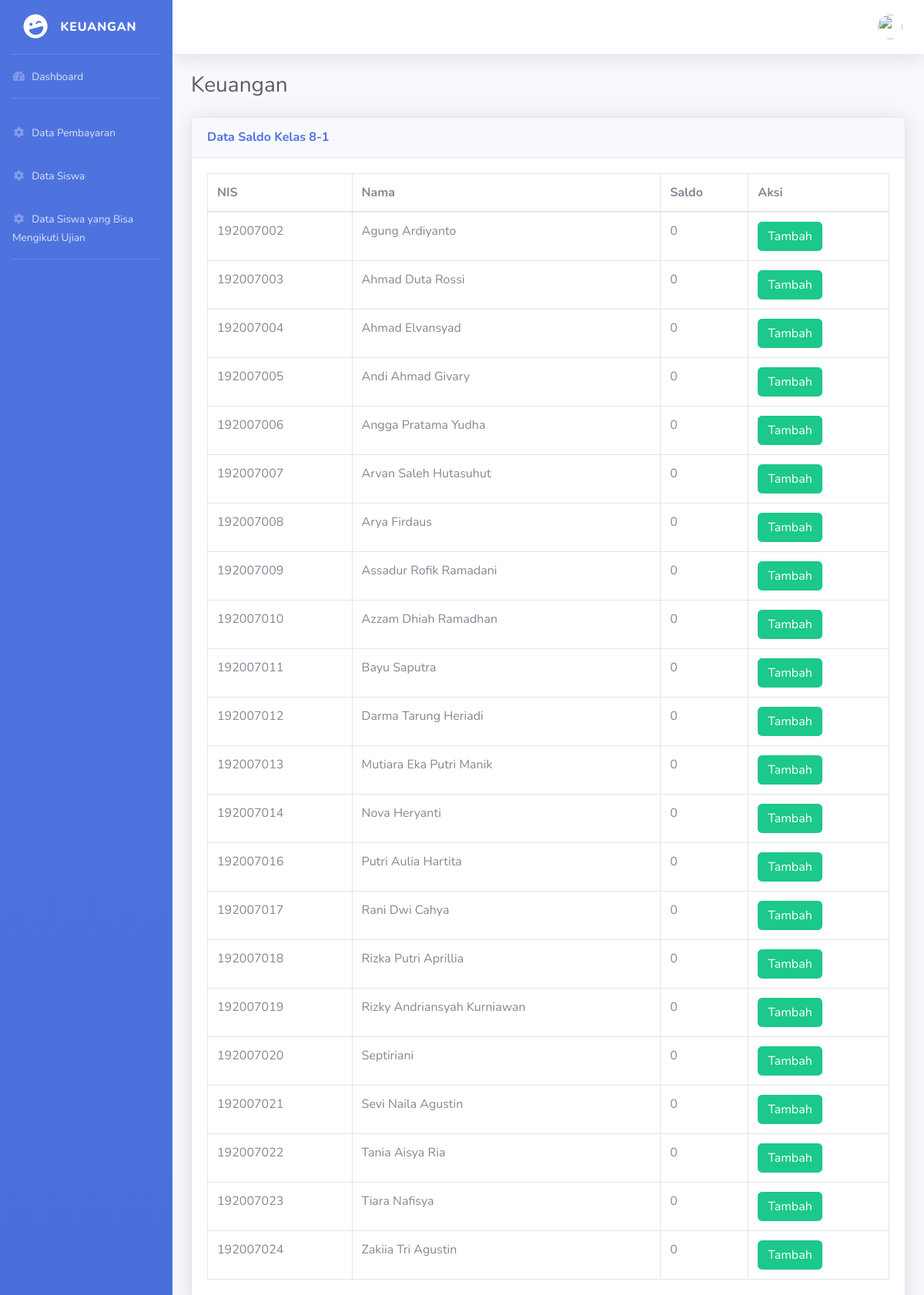
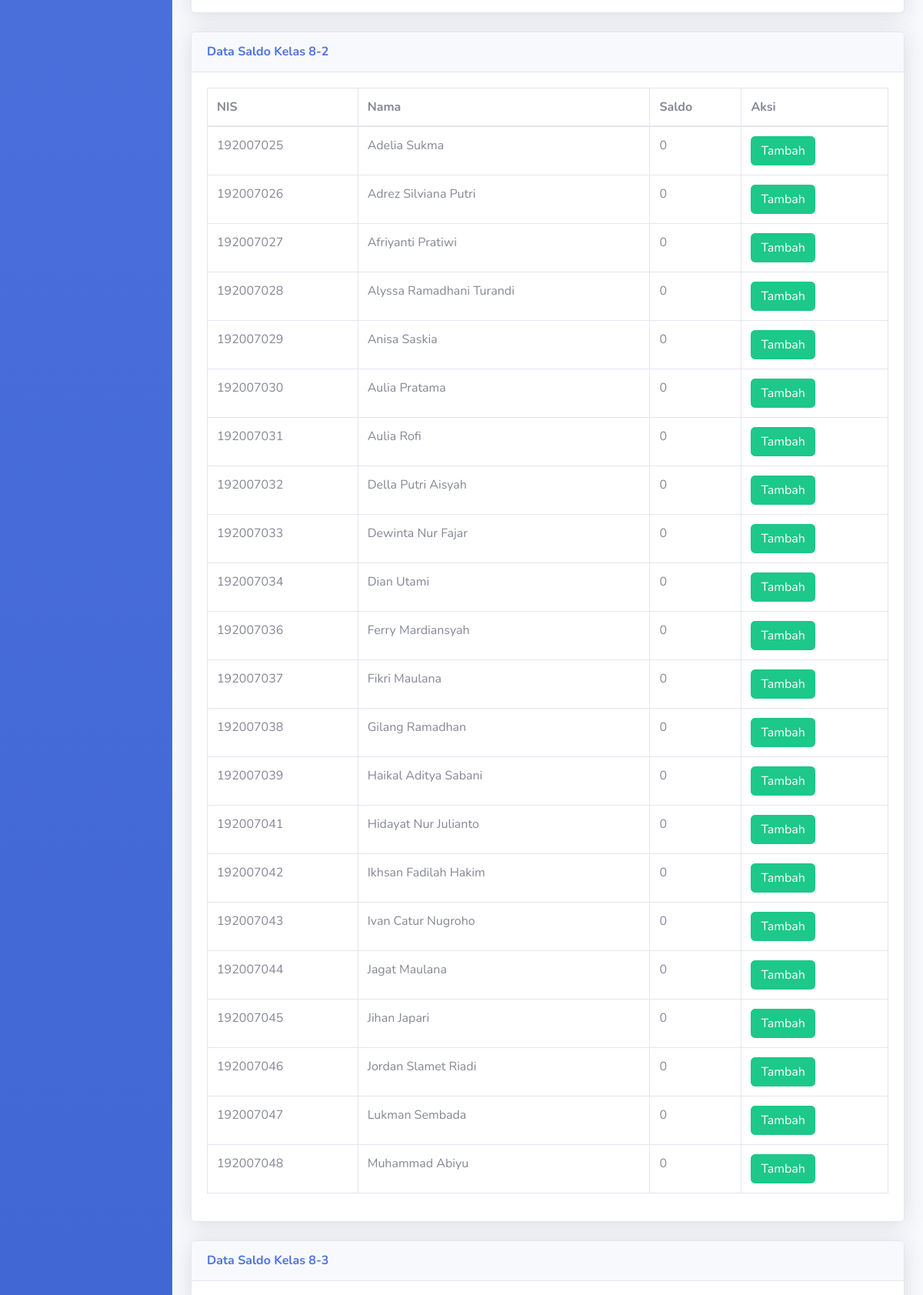
Page /keuangan/data_siswa.php (signed in, upper part) on the committed database (2 pictures, top to bottom).
### tables this page shows
CREATE TABLE `siswa` (
  `nis` varchar(9) NOT NULL,
  `id_kelas` int(11) NOT NULL,
  `nama` varchar(30) NOT NULL,
  `tgl_lahir` date NOT NULL,
  `Agama` varchar(10) NOT NULL,
  `saldo` int(11) NOT NULL
);

### keuangan/data_siswa.php (the view, shortened to what this page needs)
<?php
  include 'header.php';
  $nama_kelas = [];
?>
<!DOCTYPE html>
<html lang="en">
<head>
  <link href="../vendor/fontawesome-free/css/all.min.css" rel="stylesheet" type="text/css">
  <link href="../css/sb-admin-2.min.css" rel="stylesheet">
</head>
<body id="page-top">
  <div id="wrapper">
    <div id="content-wrapper" class="d-flex flex-column">
      <div id="content">
        <div class="container-fluid">
          <h1 class="h3 mb-4 text-gray-800">Keuangan</h1>
          <?php
            $sql = "SELECT * FROM kelas
                    ORDER BY nama_kelas ASC";
            $res = mysqli_query($link,$sql);
            $ketemu = mysqli_num_rows($res);
            if($ketemu){
              $jml_kelas = 0;
              foreach($res as $data){
                array_push($nama_kelas, $data["nama_kelas"]);
              }
              while($jml_kelas < $ketemu){
                $sql="SELECT nis,nama,saldo,siswa.id_kelas
                    FROM siswa
                    INNER JOIN kelas
                      ON siswa.id_kelas = kelas.id_kelas
                    WHERE kelas.nama_kelas = '$nama_kelas[$jml_kelas]'
                    ORDER BY nama ASC";
                $res=mysqli_query($link,$sql);
                $found=mysqli_num_rows($res);
          ?>
          <div class="card shadow mb-4">
            <div class="card-header py-3">
              <h6 class="m-0 font-weight-bold text-primary">Data Saldo Kelas <?php echo $nama_kelas[$jml_kelas]; ?></h6>
            </div>
            <div class="card-body">
              <div class="table-responsive">
                <table class="table table-bordered" id="dataTable<?php echo $nama_kelas[$jml_kelas]; ?>" width="100%" cellspacing="0">
                  <thead>
                    <tr>
                      <th>NIS</th>
                      <th>Nama</th>
                      <th>Saldo</th>
                      <th>Aksi</th>
                    </tr>
                  </thead>
                  <tbody>
                    <?php
                      if($found){
                        foreach($res as $data){
                          ?>
                            <tr>
                              <td><?php echo "$data[nis]"; ?></td>
                              <td><?php echo "$data[nama]"; ?></td>
                              <td><?php echo "$data[saldo]"; ?></td>
                              <td><?php echo "<a class='btn btn-success' href='tambah_saldo.php?id=$data[nis]'>Tambah</a> "; ?></td>
                          <?php
                        }
                      }else{?>
                        <tr><td colspan="4"><center>Tidak ada data.</td><center></tr><?php
                      }
                    ?>
                  </tbody>
                </table>
              </div>
            </div>
          </div>
          <?php
                $jml_kelas++;
              }
            }
          ?>
        </div>
      </div>
    </div>
  </div>
</body>
</html>

### rows in the picture
siswa: nis "192007002", nama "Agung Ardiyanto", saldo "0"
siswa: nis "192007003", nama "Ahmad Duta Rossi", saldo "0"
siswa: nis "192007004", nama "Ahmad Elvansyad", saldo "0"
siswa: nis "192007005", nama "Andi Ahmad Givary", saldo "0"
siswa: nis "192007006", nama "Angga Pratama Yudha", saldo "0"
siswa: nis "192007007", nama "Arvan Saleh Hutasuhut", saldo "0"
siswa: nis "192007008", nama "Arya Firdaus", saldo "0"
siswa: nis "192007009", nama "Assadur Rofik Ramadani", saldo "0"
siswa: nis "192007010", nama "Azzam Dhiah Ramadhan", saldo "0"
siswa: nis "192007011", nama "Bayu Saputra", saldo "0"
siswa: nis "192007012", nama "Darma Tarung Heriadi", saldo "0"
siswa: nis "192007013", nama "Mutiara Eka Putri Manik", saldo "0"
siswa: nis "192007014", nama "Nova Heryanti", saldo "0"
siswa: nis "192007016", nama "Putri Aulia Hartita", saldo "0"
siswa: nis "192007017", nama "Rani Dwi Cahya", saldo "0"
siswa: nis "192007018", nama "Rizka Putri Aprillia", saldo "0"
siswa: nis "192007019", nama "Rizky Andriansyah Kurniawan", saldo "0"
siswa: nis "192007020", nama "Septiriani", saldo "0"
siswa: nis "192007021", nama "Sevi Naila Agustin", saldo "0"
siswa: nis "192007022", nama "Tania Aisya Ria", saldo "0"
siswa: nis "192007023", nama "Tiara Nafisya", saldo "0"
siswa: nis "192007024", nama "Zakiia Tri Agustin", saldo "0"
siswa: nis "192007025", nama "Adelia Sukma", saldo "0"
siswa: nis "192007026", nama "Adrez Silviana Putri", saldo "0"
siswa: nis "192007027", nama "Afriyanti Pratiwi", saldo "0"
siswa: nis "192007028", nama "Alyssa Ramadhani Turandi", saldo "0"
siswa: nis "192007029", nama "Anisa Saskia", saldo "0"
siswa: nis "192007030", nama "Aulia Pratama", saldo "0"
siswa: nis "192007031", nama "Aulia Rofi", saldo "0"
siswa: nis "192007032", nama "Della Putri Aisyah", saldo "0"
siswa: nis "192007033", nama "Dewinta Nur Fajar", saldo "0"
siswa: nis "192007034", nama "Dian Utami", saldo "0"
siswa: nis "192007036", nama "Ferry Mardiansyah", saldo "0"
siswa: nis "192007037", nama "Fikri Maulana", saldo "0"
siswa: nis "192007038", nama "Gilang Ramadhan", saldo "0"
siswa: nis "192007039", nama "Haikal Aditya Sabani", saldo "0"
siswa: nis "192007041", nama "Hidayat Nur Julianto", saldo "0"
siswa: nis "192007042", nama "Ikhsan Fadilah Hakim", saldo "0"
siswa: nis "192007043", nama "Ivan Catur Nugroho", saldo "0"
siswa: nis "192007044", nama "Jagat Maulana", saldo "0"
siswa: nis "192007045", nama "Jihan Japari", saldo "0"
siswa: nis "192007046", nama "Jordan Slamet Riadi", saldo "0"
siswa: nis "192007047", nama "Lukman Sembada", saldo "0"
siswa: nis "192007048", nama "Muhammad Abiyu", saldo "0"

### other values in the picture
$nama_kelas[$jml_kelas] "8-1"
$nama_kelas[$jml_kelas] "8-2"
$nama_kelas[$jml_kelas] "8-3"
